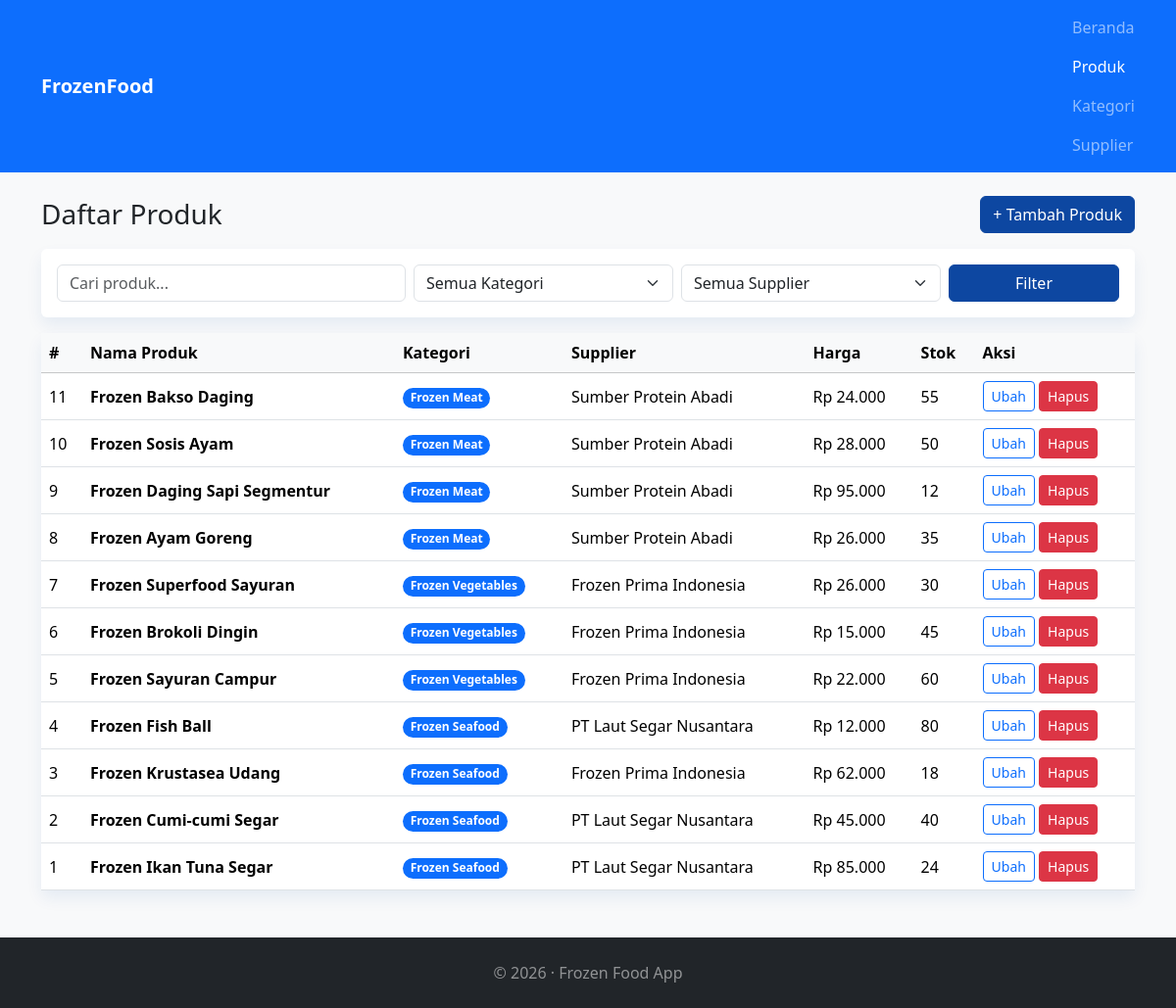
Page /produk/index.php on the committed database.
### tables this page shows
CREATE TABLE produk (
    id INT UNSIGNED NOT NULL AUTO_INCREMENT PRIMARY KEY,
    nama_produk VARCHAR(150) NOT NULL,
    kategori_id INT UNSIGNED NOT NULL,
    supplier_id INT UNSIGNED NOT NULL,
    harga DECIMAL(12,2) NOT NULL,
    stok INT UNSIGNED NOT NULL DEFAULT 0,
    created_at TIMESTAMP NOT NULL DEFAULT CURRENT_TIMESTAMP,
    updated_at TIMESTAMP NOT NULL DEFAULT CURRENT_TIMESTAMP ON UPDATE CURRENT_TIMESTAMP,
    CONSTRAINT fk_produk_kategori FOREIGN KEY (kategori_id) REFERENCES kategori (id) ON DELETE RESTRICT ON UPDATE CASCADE,
    CONSTRAINT fk_produk_supplier FOREIGN KEY (supplier_id) REFERENCES supplier (id) ON DELETE RESTRICT ON UPDATE CASCADE
);

CREATE TABLE kategori (
    id INT UNSIGNED NOT NULL AUTO_INCREMENT PRIMARY KEY,
    nama_kategori VARCHAR(100) NOT NULL,
    created_at TIMESTAMP NOT NULL DEFAULT CURRENT_TIMESTAMP,
    updated_at TIMESTAMP NOT NULL DEFAULT CURRENT_TIMESTAMP ON UPDATE CURRENT_TIMESTAMP,
    CONSTRAINT uq_kategori_nama UNIQUE (nama_kategori)
);

CREATE TABLE supplier (
    id INT UNSIGNED NOT NULL AUTO_INCREMENT PRIMARY KEY,
    nama_supplier VARCHAR(150) NOT NULL,
    created_at TIMESTAMP NOT NULL DEFAULT CURRENT_TIMESTAMP,
    updated_at TIMESTAMP NOT NULL DEFAULT CURRENT_TIMESTAMP ON UPDATE CURRENT_TIMESTAMP
);

### includes/functions.php (called while the page is built, shortened)
<?php
function e($value): string
{
    return htmlspecialchars((string) $value, ENT_QUOTES, 'UTF-8');
}

### produk/index.php (the view, shortened to what this page needs)
<?php
require_once __DIR__ . '/../config.php';
require_once __DIR__ . '/../includes/functions.php';
$keyword = trim((string) ($_GET['q'] ?? ''));
$sql = 'SELECT p.*, k.nama_kategori, s.nama_supplier FROM produk p '
    . 'JOIN kategori k ON k.id = p.kategori_id '
    . 'JOIN supplier s ON s.id = p.supplier_id';
$params = [];
$sql .= ' ORDER BY p.id DESC';
$stmt = $pdo->prepare($sql);
$stmt->execute($params);
$produkList = $stmt->fetchAll();
?>
<?php require_once __DIR__ . '/../includes/header.php'; ?>
<div class="d-flex justify-content-between align-items-center mb-3">
    <h1 class="h3 mb-0">Daftar Produk</h1>
    <a href="/produk/create.php" class="btn btn-primary">+ Tambah Produk</a>
</div>
<div class="card mt-3">
    <div class="card-body">
        <form method="get" action="/produk/index.php" class="row g-2">
            <div class="col-md-4">
                <input type="search" name="q" value="<?= e($keyword) ?>" class="form-control" placeholder="Cari produk...">
            </div>
            <div class="col-md-3">
                <select name="kategori_id" class="form-select">
                    <option value="">Semua Kategori</option>
                </select>
            </div>
            <div class="col-md-3">
                <select name="supplier_id" class="form-select">
                    <option value="">Semua Supplier</option>
                </select>
            </div>
            <div class="col-md-2">
                <button type="submit" class="btn btn-primary w-100">Filter</button>
            </div>
        </form>
    </div>
</div>
<div class="card mt-3">
    <div class="card-body p-0">
        <div class="table-responsive">
            <table class="table table-hover align-middle mb-0">
                <thead class="table-light">
                    <tr>
                        <th>#</th>
                        <th>Nama Produk</th>
                        <th>Kategori</th>
                        <th>Supplier</th>
                        <th>Harga</th>
                        <th>Stok</th>
                        <th>Aksi</th>
                    </tr>
                </thead>
                <tbody>
                <?php if (count($produkList) > 0): ?>
                    <?php foreach ($produkList as $row): ?>
                        <tr>
                            <td><?= (int) $row['id'] ?></td>
                            <td class="fw-semibold"><?= e($row['nama_produk']) ?></td>
                            <td><span class="badge bg-primary rounded-pill"><?= e($row['nama_kategori']) ?></span></td>
                            <td><?= e($row['nama_supplier']) ?></td>
                            <td>Rp <?= e(number_format((float) $row['harga'], 0, ',', '.')) ?></td>
                            <td><?= (int) $row['stok'] ?></td>
                            <td>
                                <a href="/produk/edit.php?id=<?= (int) $row['id'] ?>" class="btn btn-sm btn-outline-primary">Ubah</a>
                                <form method="post" action="/produk/index.php" class="d-inline" onsubmit="return confirm('Hapus produk ini?');">
                                    <button type="submit" class="btn btn-sm btn-danger">Hapus</button>
                                </form>
                            </td>
                        </tr>
                    <?php endforeach; ?>
                <?php else: ?>
                    <tr>
                        <td colspan="7" class="text-center text-muted py-4">Belum ada produk yang tercatat.</td>
                    </tr>
                <?php endif; ?>
                </tbody>
            </table>
        </div>
    </div>
</div>
<?php require_once __DIR__ . '/../includes/footer.php'; ?>

### includes/header.php (shortened to what this page needs)
<?php
$scriptUri = parse_url((string) ($_SERVER['PHP_SELF'] ?? '/index.php'), PHP_URL_PATH);
$currentPage = 'index.php';
if (strpos($scriptUri, '/produk/') !== false) {
    $currentPage = 'produk';
} elseif (strpos($scriptUri, '/kategori/') !== false) {
    $currentPage = 'kategori';
} elseif (strpos($scriptUri, '/supplier/') !== false) {
    $currentPage = 'supplier';
}
?>
<!DOCTYPE html>
<html lang="id">
<head>
    <link href="https://cdn.jsdelivr.net/npm/bootstrap@5.3.3/dist/css/bootstrap.min.css" rel="stylesheet">
    <link rel="stylesheet" href="/assets/css/custom.css">
</head>
<body class="bg-light">
<nav class="navbar navbar-dark bg-primary mb-4">
    <div class="container">
        <a class="navbar-brand fw-bold" href="/index.php">FrozenFood</a>
        <div class="navbar-nav">
            <a class="nav-link <?= $currentPage === 'index.php' ? 'active' : '' ?>" href="/index.php">Beranda</a>
            <a class="nav-link <?= $currentPage === 'produk' ? 'active' : '' ?>" href="/produk/index.php">Produk</a>
            <a class="nav-link <?= $currentPage === 'kategori' ? 'active' : '' ?>" href="/kategori/index.php">Kategori</a>
            <a class="nav-link <?= $currentPage === 'supplier' ? 'active' : '' ?>" href="/supplier/index.php">Supplier</a>
        </div>
    </div>
</nav>
<main class="container">

### includes/footer.php (shortened to what this page needs)
</main>
<footer class="bg-dark text-white-50 py-4 mt-5">
    <div class="container">
        <p class="mb-0 text-center">© <?= date('Y') ?> · Frozen Food App</p>
    </div>
</footer>
</body>
</html>

### assets/css/custom.css (style rules this page uses)
body { background-color: #eaf4fb; }
.btn-primary { background-color: #0d47a1; border-color: #0d47a1; }
.card { border: none; box-shadow: 0 0.5rem 1rem rgba(13, 71, 161, 0.08); }

### rows in the picture
produk: id "11", nama_produk "Frozen Bakso Daging", kategori.nama_kategori "Frozen Meat", supplier.nama_supplier "Sumber Protein Abadi", harga "24.000", stok "55"
produk: id "10", nama_produk "Frozen Sosis Ayam", kategori.nama_kategori "Frozen Meat", supplier.nama_supplier "Sumber Protein Abadi", harga "28.000", stok "50"
produk: id "9", nama_produk "Frozen Daging Sapi Segmentur", kategori.nama_kategori "Frozen Meat", supplier.nama_supplier "Sumber Protein Abadi", harga "95.000", stok "12"
produk: id "8", nama_produk "Frozen Ayam Goreng", kategori.nama_kategori "Frozen Meat", supplier.nama_supplier "Sumber Protein Abadi", harga "26.000", stok "35"
produk: id "7", nama_produk "Frozen Superfood Sayuran", kategori.nama_kategori "Frozen Vegetables", supplier.nama_supplier "Frozen Prima Indonesia", harga "26.000", stok "30"
produk: id "6", nama_produk "Frozen Brokoli Dingin", kategori.nama_kategori "Frozen Vegetables", supplier.nama_supplier "Frozen Prima Indonesia", harga "15.000", stok "45"
produk: id "5", nama_produk "Frozen Sayuran Campur", kategori.nama_kategori "Frozen Vegetables", supplier.nama_supplier "Frozen Prima Indonesia", harga "22.000", stok "60"
produk: id "4", nama_produk "Frozen Fish Ball", kategori.nama_kategori "Frozen Seafood", supplier.nama_supplier "PT Laut Segar Nusantara", harga "12.000", stok "80"
produk: id "3", nama_produk "Frozen Krustasea Udang", kategori.nama_kategori "Frozen Seafood", supplier.nama_supplier "Frozen Prima Indonesia", harga "62.000", stok "18"
produk: id "2", nama_produk "Frozen Cumi-cumi Segar", kategori.nama_kategori "Frozen Seafood", supplier.nama_supplier "PT Laut Segar Nusantara", harga "45.000", stok "40"
produk: id "1", nama_produk "Frozen Ikan Tuna Segar", kategori.nama_kategori "Frozen Seafood", supplier.nama_supplier "PT Laut Segar Nusantara", harga "85.000", stok "24"
